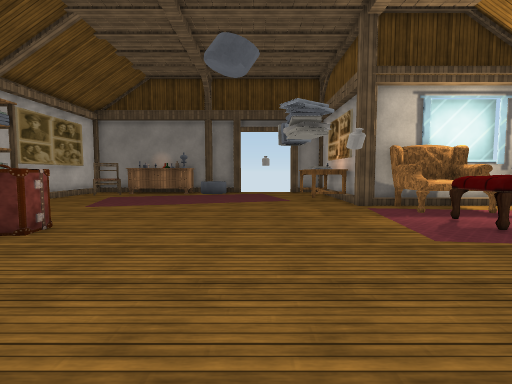
View 1 (above)

22 first-person views from a walk through a scene from a Unity 3-D project. The camera is 1.3 m above the floor, tilts 4° down and sees 85° across. Doors are open. The floor is counted in squares, 1 m on a side. Each view is taken from the middle of a square. On the plan, view 1 faces up. The plan holds only what a view shows up to about 13 squares ahead; the rest is blank. The place goes on beyond the plan. The player is left out. Some surface patterns are stand-ins.

View 2
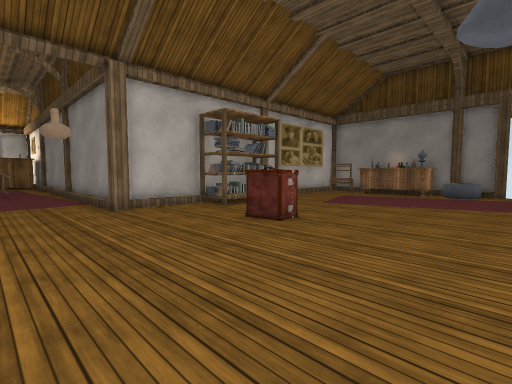

View 3
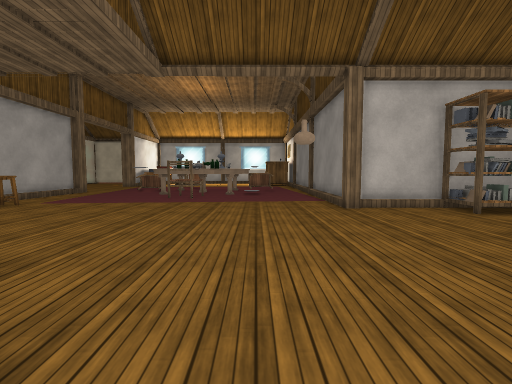

View 4
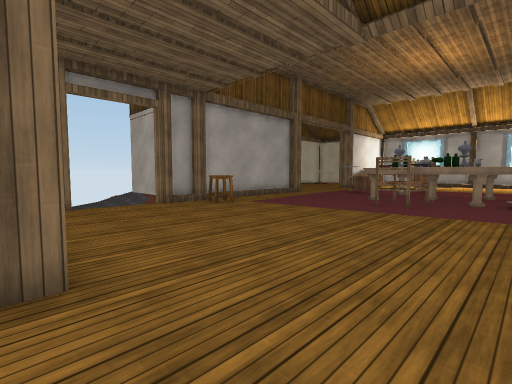

View 5
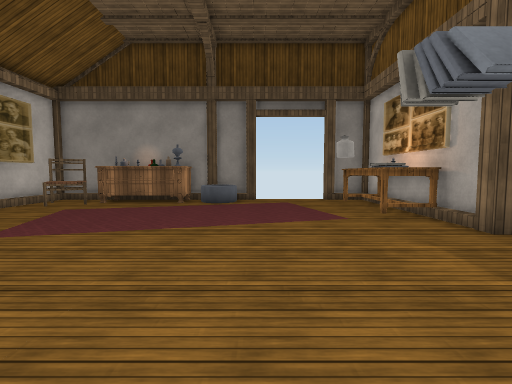

View 6
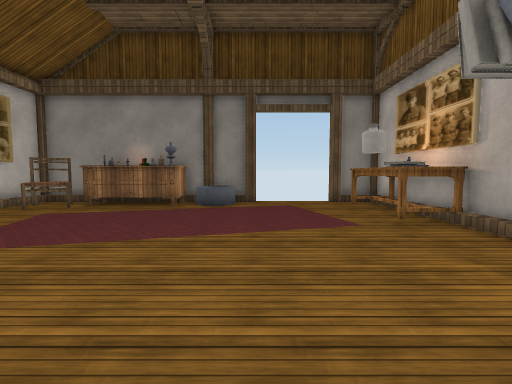

View 7
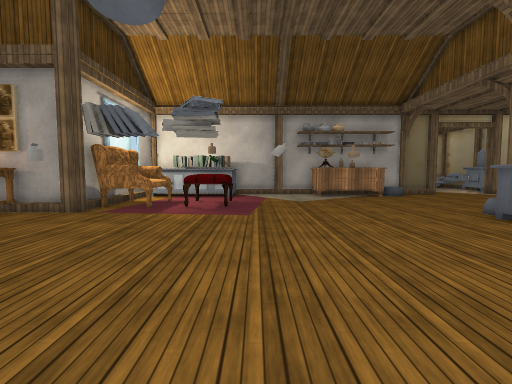

View 8
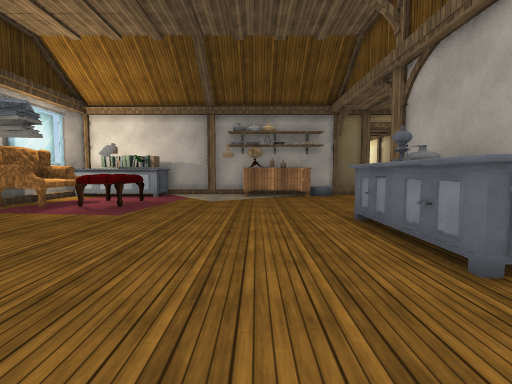

View 9
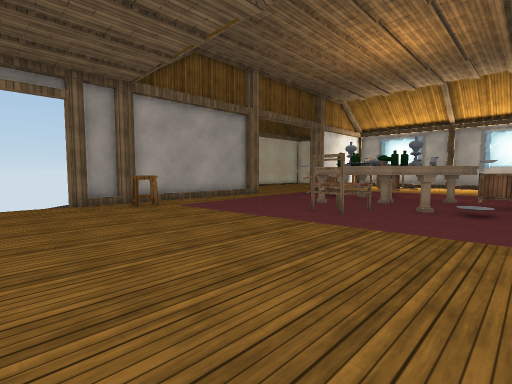

View 10
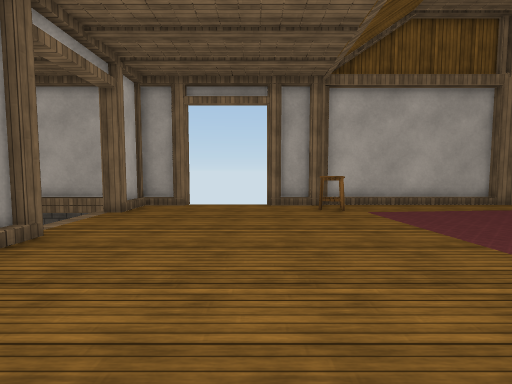

View 11
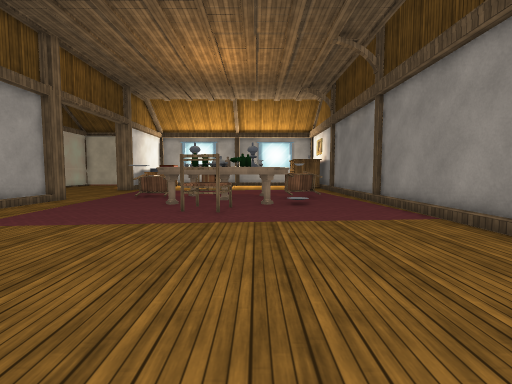

View 12
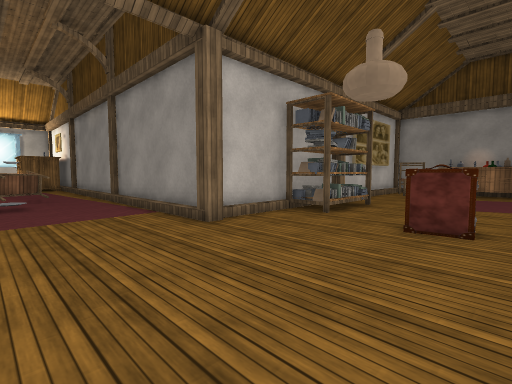

View 13
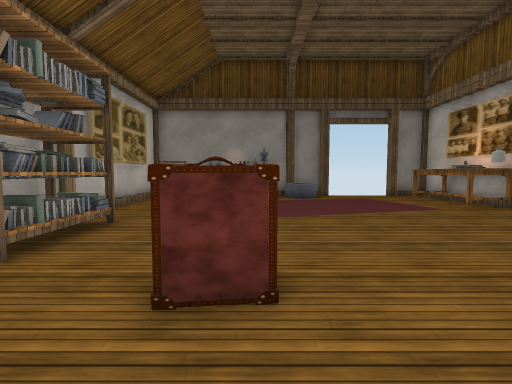

View 14
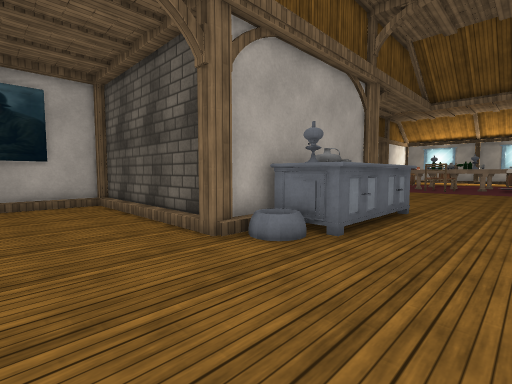

View 15
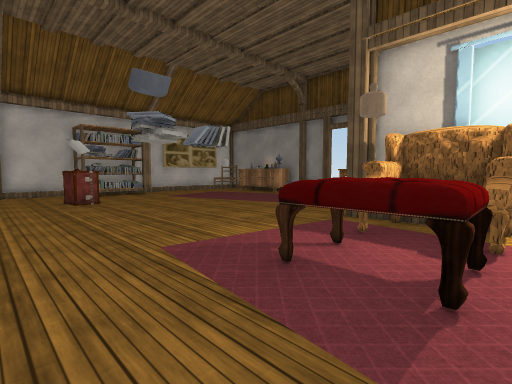

View 16
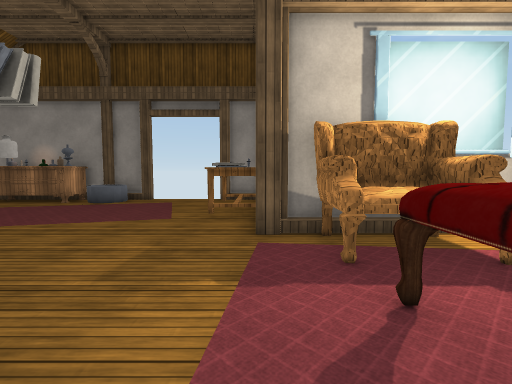

View 17
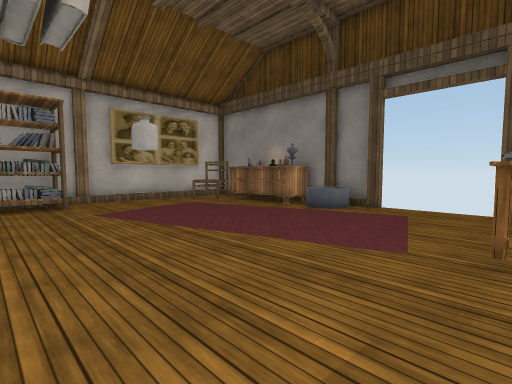

View 18
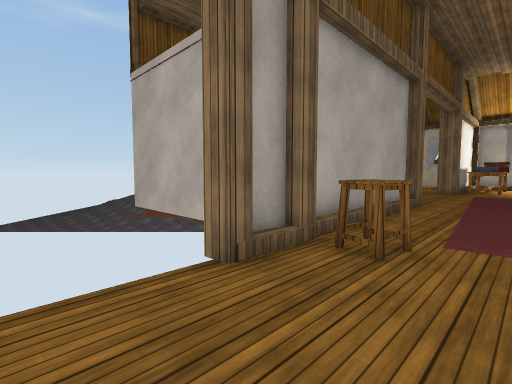

View 19
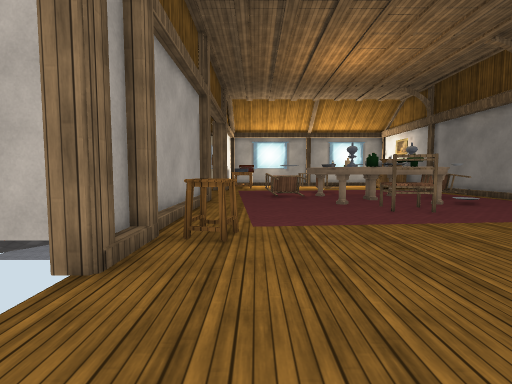

View 20
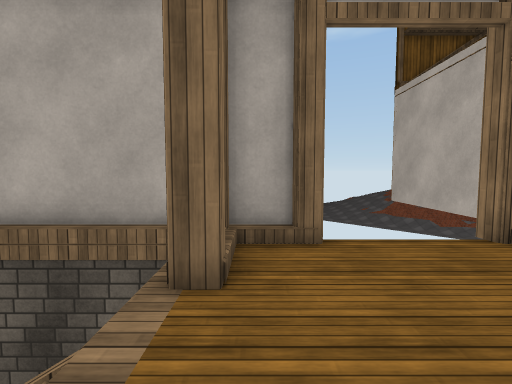

View 21
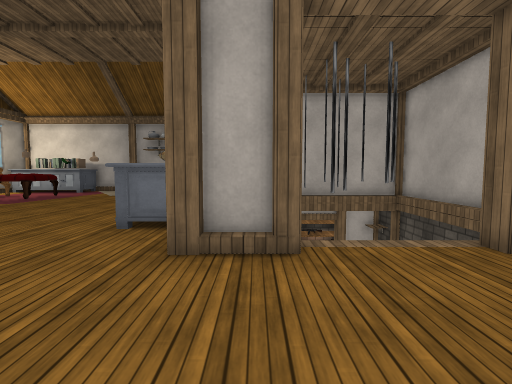

View 22
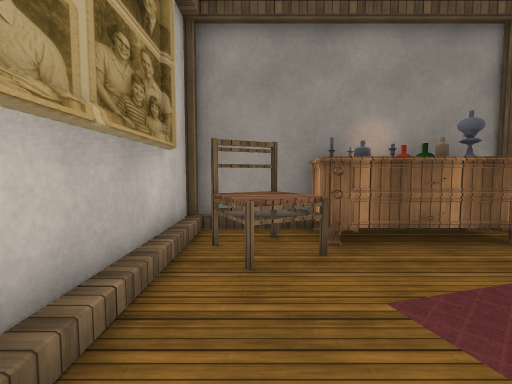

### Floor plan
Points are (right, up) in squares from view 1. A wall is a line through its corners. A room is listed if a view was taken in it or the views show most of it. See-through windows are left out.
Room 1 (views 1, 2, 3, 4, 5, 6, 7, 8, 9, 10, 11, 12, 13, 14, 15, 16, 17, 18, 19, 20, 21, 22)
walls: (-11, 3.6) (-17.5, 3.6); (-3.4, -5.4) (-3.4, -4.5); (-3.6, -5.7) (-3.6, -5.2); (-10.3, 11.4) (-10.3, 10.9); (-3.6, -9.5) (-3.6, -9) (-3, -9); (4.4, 11.6) (4.4, 12.2); (5.5, 10.8) (4.5, 10.8); (-10.6, 13.4) (-10.6, 3.9); (-1.2, -11) (0.2, -11); (4.3, -8.4) (4.3, -11.3) (7.5, -11.3); (-4.6, -11.3) (-3.4, -11.3); (-2.4, -11.3) (0.6, -11.3); (-17.4, 3.4) (-17.9, 3.4); (1.6, -11.3) (4.1, -11.3); (8.5, 11.2) (4.6, 11.2); (4.4, -11.2) (4.4, -8.4); (-2.9, 18.4) (-3.4, 18.4); (-1, 18.4) (-1.5, 18.4); (6.2, -11.2) (7.5, -11.2); (-1.4, 18.7) (-10.6, 18.7) (-10.6, 13.6); (3.1, 18.4) (2.2, 18.4); (4.4, 18.7) (2.8, 18.7); (-17.5, -11.5) (-10.9, -11.5)
low walls: (7.8, 10.8) (5.6, 10.8); (-10.3, 16.5) (-10.3, 13.2)
ways out: opening at (1, -11); open door at (-7, -11); open door at (0.5, 18.5)
objects: other object (-18, -12) to (-18, -11); other object (-18, -8) to (-18, -7); other object (-18, -6) to (-16, -5); other object (-18, -4) to (-18, -3); other object (-18, -2); other object (-18, -2) to (-16, -1); other object (-18, 0) to (-18, 1); other object (-17, -4); other object (-17, -3); other object (-17, -2); other object (-17, 0); other object (-16, -4); other object (-16, -3); other object (-15, -4) to (-14, -3); other object (-11, -10) to (-10, -10); other object (-10, -11); other object (-10, 3) to (-10, 4); other object (-10, 7) to (-10, 10); other object (-10, 16) to (-8, 17); other object (-9, -12) to (-9, -11); other object (-9, 7) to (-9, 9); other object (-9, 10); other object (-8, 17) to (-4, 18); other object (-7, 18); other object (-6, 6) to (-5, 7); other object (-6, 18); other object (-5, 18); other object (-4, -4) to (-3, -4); other object (-3, 17) to (-2, 18); other object (-2, -3) to (0, -2); other object (0, 9); other object (1, -2); other object (2, -2); other object (2, 4); other object (3, -3) to (3, -2); other object (3, 13) to (3, 14); other object (3, 15) to (4, 17); other object (4, -4); other object (4, 11); other object (4, 13); other object (4, 14); other object (4, 15); other object (4, 16); other object (5, 6) to (8, 8); other object (5, 9) to (8, 10)

Positions as (right, up) in squares from view 1, and headings:
1: (0, 0), facing up
2: (0, 0), facing up-left
3: (0, 0), facing left
4: (-3, 0), facing down-left
5: (-1, 5), facing up
6: (-1, 6), facing up
7: (-5, 5), facing right
8: (-5, 1), facing right
9: (-6, 1), facing down-left
10: (-8, 0), facing down
11: (-5, -2), facing left
12: (-4, -1), facing up-left
13: (-5, 3), facing up
14: (8, 1), facing down-left
15: (8, 3), facing up-left
16: (4, 5), facing up
17: (3, 8), facing up-left
18: (-6, -8), facing down-left
19: (-5, -9), facing left
20: (-4, -6), facing down
21: (-8, -5), facing right
22: (-9, 12), facing up
